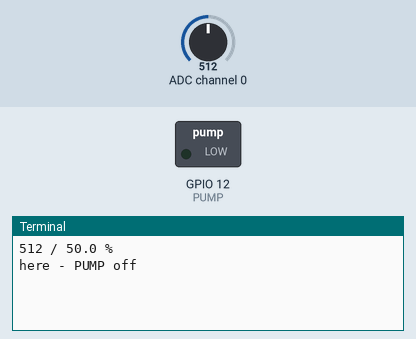
A program run on a simulated Raspberry Pi (BCM pin numbers). Shown: switched loads named in the program (green lamp = pin HIGH), the last lines printed to the terminal. Inputs (shaded band) come from the test bench; at power-on: ADC channel 0 = 512 (analog values on the 0–1023 scale).

Above: at 1.2 s.
1.3 s: ADC channel 0 set to 906
At 2.8 s:
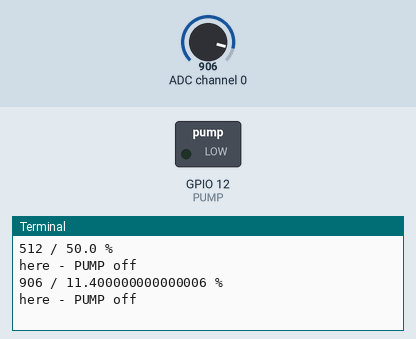
4.0 s: ADC channel 0 set to 932
At 4.8 s:
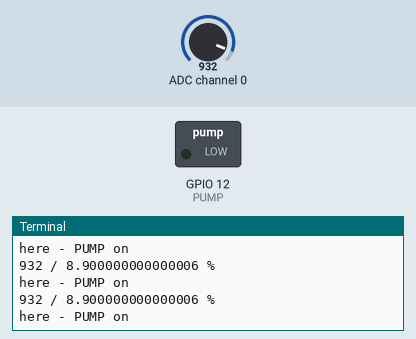
Timing chart, 0 to 7.0 s (numbered marks = the images above; inputs shaded):
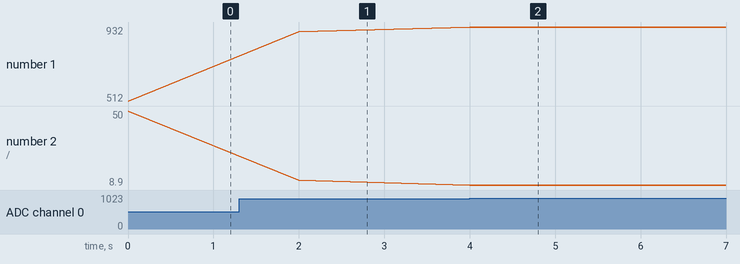

Measured:
- the behaviour switches between 921 and 922 on ADC channel 0 (found by bisection; images 1 and 2)
- after the input at 1.3 s, the terminal: prints a new line after 0.70 s (image 1)
- after the input at 4.0 s, the terminal: prints a new line at once (image 2)
- plotted number 1: 512 → 906 after the input at 1.3 s, 906 → 932 after the input at 4.0 s
- plotted number 2: 50 → 11.4 after the input at 1.3 s, 11.4 → 8.9 after the input at 4.0 s

The program:

SoilMoisture_WaterPump.py
```python
import RPi.GPIO as GPIO
import signal
import sys
import time
import spidev

delay = 2


def signal_handler(signal, frame):
  print('process stop')
  GPIO.cleanup()
  sys.exit(0)


signal.signal(signal.SIGINT, signal_handler)

GPIO.setmode(GPIO.BCM)

PUMP = 12

GPIO.setup(PUMP, GPIO.OUT)
# Open Spi Bus
# SPI 버스 0과 디바이스 0을 열고
# 최대 전송 속도를 1MHz로 설정
spi = spidev.SpiDev()
spi.open(0,0) # open(bus, device)
spi.max_speed_hz = 1000000 # set transfer speed

# To read SPI data from MCP3008 chip
# Channel must be 0~7 integer
def readChannel(channel):
  val = spi.xfer2([1, (8+channel)<<4, 0])
  data = ((val[1]&3) << 8) + val[2]
  return data

# 0~1023 value가 들어옴. 1023이 수분함량 min값
def convertPercent(data):
  return 100.0-round(((data*100)/float(1023)),1)

try:
  while True:
    val = readChannel(0)
    # if (val != 0) : # filtering for meaningless num
    #   print(val, "/", convertPercent(val),"%")
    # time.sleep(delay)
    if (convertPercent(val) < 10):
      print(val, "/", convertPercent(val), "%", "\nhere - PUMP on")
      #GPIO.output(PUMP, 1)
      #time.sleep(2)
      #GPIO.output(PUMP, 0)
      #time.sleep(delay)
    elif(convertPercent(val) >= 10):
      #GPIO.output(PUMP, 0)
      print(val, "/", convertPercent(val), "%", "\nhere - PUMP off")
      time.sleep(2)
except KeyboardInterrupt:
  spi.close()
  print("Keyboard Interrupt!!!!")
```
